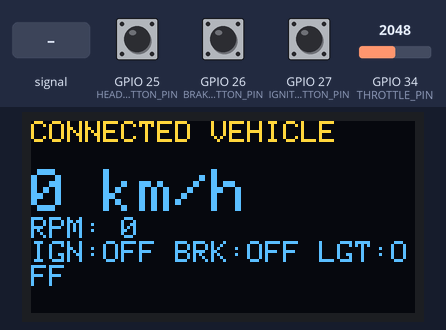
Simulated run of this program. Board: ESP32. On the bench: 128×64 one-colour display. Inputs (shaded band) come from the test bench; at power-on: GPIO 27 (IGNITION_BUTTON_PIN) HIGH, GPIO 25 (HEADLIGHT_BUTTON_PIN) HIGH, GPIO 26 (BRAKE_BUTTON_PIN) HIGH, GPIO 34 (THROTTLE_PIN) = 2048. The OLED is the two-colour kind (top 16 rows yellow); nothing arrives over Bluetooth unless stated; a phone connects over Bluetooth LE 3 s after start; what the program prints to the serial monitor is not drawn.

Above: at 1.2 s.
1.3 s: GPIO 27 (IGNITION_BUTTON_PIN) pulled LOW for 0.15 s
At 1.48 s:
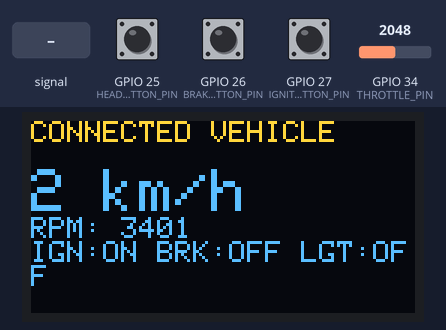
2.0 s: GPIO 25 (HEADLIGHT_BUTTON_PIN) pulled LOW for 0.15 s
At 2.29 s:
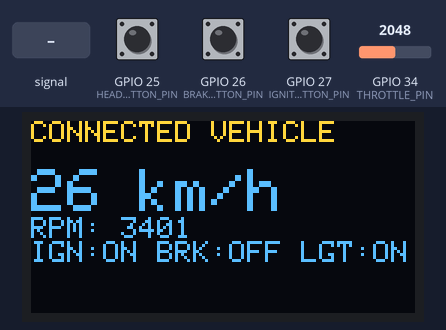
2.7 s: GPIO 26 (BRAKE_BUTTON_PIN) pulled LOW for 1 s
At 3.72 s:
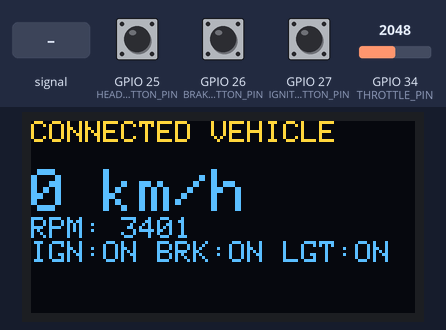
4.3 s: GPIO 34 (THROTTLE_PIN) fed a 200 Hz sine of ±327 counts around its level
At 4.4 s:
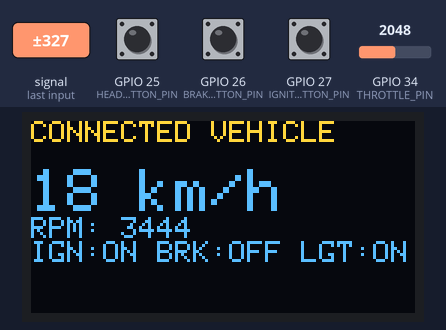
5.8 s: GPIO 34 (THROTTLE_PIN) set to 1960
At 7.1 s:
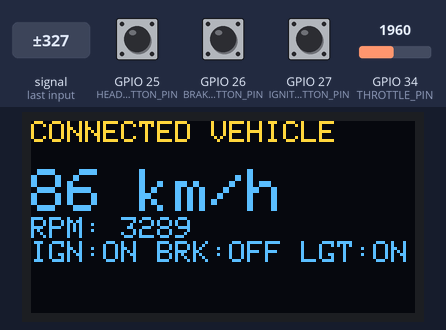
7.3 s: GPIO 25 (HEADLIGHT_BUTTON_PIN) pulled LOW for 1 s
At 8.3 s:
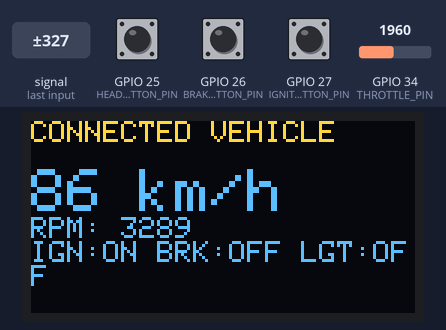
Timing chart, 0 to 10.3 s (numbered marks = the images above; inputs shaded):
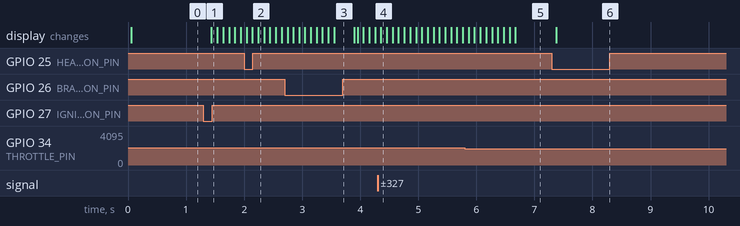

The program:

main.cpp
```cpp
#include <Adafruit_SSD1306.h>
#include <Arduino.h>
#include <Wire.h>

#include "BleProvisioningService.h"
#include "BleVehicleService.h"
#include "DebouncedButton.h"
#include "VehicleState.h"
#include "WifiManager.h"

constexpr uint8_t IGNITION_BUTTON_PIN = 27;
constexpr uint8_t THROTTLE_PIN = 34;
constexpr uint8_t BRAKE_BUTTON_PIN = 26;
constexpr uint8_t HEADLIGHT_BUTTON_PIN = 25;
constexpr unsigned long BUTTON_DEBOUNCE_MS = 50;
constexpr float IDLE_RPM = 800.0F;
constexpr float MAX_RPM = 6000.0F;
constexpr float MAX_SPEED_KPH = 180.0F;
constexpr float ACCELERATION_KPH_PER_SECOND = 30.0F;
constexpr float DECELERATION_KPH_PER_SECOND = 20.0F;
constexpr unsigned long TELEMETRY_INTERVAL_MS = 500;
constexpr unsigned long DISPLAY_INTERVAL_MS = 100;
constexpr float THROTTLE_DEADBAND_PERCENT = 0.5F;
constexpr float THROTTLE_MIN_PERCENT = 1.0F;
constexpr float THROTTLE_MAX_PERCENT = 99.0F;
constexpr float BRAKING_KPH_PER_SECOND = 60.0F;

constexpr int SCREEN_WIDTH = 128;
constexpr int SCREEN_HEIGHT = 64;
constexpr int OLED_RESET_PIN = -1;
constexpr uint8_t OLED_ADDRESS = 0x3C;

DeviceIdentity deviceIdentity;
BleProvisioningService bleProvisioningService;
VehicleState vehicleState;
DebouncedButton ignitionButton(IGNITION_BUTTON_PIN, BUTTON_DEBOUNCE_MS);
DebouncedButton brakeButton(BRAKE_BUTTON_PIN, BUTTON_DEBOUNCE_MS);
DebouncedButton headlightButton(HEADLIGHT_BUTTON_PIN, BUTTON_DEBOUNCE_MS);
Adafruit_SSD1306 display(SCREEN_WIDTH, SCREEN_HEIGHT, &Wire, OLED_RESET_PIN);
BleVehicleService bleVehicleService;
WifiManager wifiManager;

unsigned long lastSimulationUpdateMs = 0;
unsigned long lastTelemetryMs = 0;
unsigned long lastDisplayUpdateMs = 0;
bool lastIgnitionPressed = false;
bool lastHeadlightPressed = false;

void updateThrottleInput() {
    constexpr int SAMPLE_COUNT = 16;

    int throttleRawSum = 0;

    for (int i = 0; i < SAMPLE_COUNT; ++i) {
        throttleRawSum += analogRead(THROTTLE_PIN);
    }

    const int throttleRaw = throttleRawSum / SAMPLE_COUNT;

    float throttlePercent = (static_cast<float>(throttleRaw) / 4095.0F) * 100.0F;

    if (throttlePercent <= THROTTLE_MIN_PERCENT) {
        throttlePercent = 0.0F;
    } else if (throttlePercent >= THROTTLE_MAX_PERCENT) {
        throttlePercent = 100.0F;
    }

    const float throttleDifference = fabsf(throttlePercent - vehicleState.throttlePosition);

    if (throttleDifference > THROTTLE_DEADBAND_PERCENT) {
        vehicleState.throttlePosition = throttlePercent;
    }
}

void updateVehicleSimulation(float deltaTimeSeconds) {
    if (vehicleState.ignitionOn) {
        vehicleState.engineRpm =
            IDLE_RPM + (vehicleState.throttlePosition / 100.0F) * (MAX_RPM - IDLE_RPM);

        const float targetSpeedKph = (vehicleState.throttlePosition / 100.0F) * MAX_SPEED_KPH;
        const float accelerationStep = ACCELERATION_KPH_PER_SECOND * deltaTimeSeconds;
        const float decelerationStep = DECELERATION_KPH_PER_SECOND * deltaTimeSeconds;
        const float brakingStep = BRAKING_KPH_PER_SECOND * deltaTimeSeconds;

        if (vehicleState.brakePressed) {
            vehicleState.speedKph -= brakingStep;

            if (vehicleState.speedKph < 0.0F) {
                vehicleState.speedKph = 0.0F;
            }

            return;
        }

        if (vehicleState.speedKph < targetSpeedKph) {
            vehicleState.speedKph += accelerationStep;

            if (vehicleState.speedKph > targetSpeedKph) {
                vehicleState.speedKph = targetSpeedKph;
            }
        } else if (vehicleState.speedKph > targetSpeedKph) {
            vehicleState.speedKph -= decelerationStep;

            if (vehicleState.speedKph < targetSpeedKph) {
                vehicleState.speedKph = targetSpeedKph;
            }
        }
    } else {
        vehicleState.engineRpm = 0.0F;
        vehicleState.speedKph = 0.0F;
    }
}

void printTelemetry() {
    // Serial.printf("Throttle: %.1f%%, RPM: %.0f, Speed: %.1f km/h, Brake: %s, Headlights: %s\n",
    //               vehicleState.throttlePosition, vehicleState.engineRpm, vehicleState.speedKph,
    //               vehicleState.brakePressed ? "ON" : "OFF",
    //               vehicleState.headlightsOn ? "ON" : "OFF");
}

void scanI2cBus() {
    Serial.println("Scanning I2C bus...");

    for (uint8_t address = 1; address < 127; address++) {
        Wire.beginTransmission(address);
        const uint8_t error = Wire.endTransmission();

        if (error == 0) {
            Serial.printf("I2C device found at address 0x%02X\n", address);
        }
    }
}

void updateDisplay() {
    display.clearDisplay();

    display.setTextColor(SSD1306_WHITE);
    display.setTextSize(1);
    display.setCursor(0, 0);

    display.println("CONNECTED VEHICLE");

    display.println();
    display.setTextSize(2);
    display.printf("%.0f km/h", vehicleState.speedKph);

    display.println();
    display.setTextSize(1);
    display.printf("RPM: %.0f", vehicleState.engineRpm);

    display.println();
    display.printf("IGN:%s BRK:%s LGT:%s", vehicleState.ignitionOn ? "ON" : "OFF",
                   vehicleState.brakePressed ? "ON" : "OFF",
                   vehicleState.headlightsOn ? "ON" : "OFF");

    display.display();
}

class VehicleServerCallbacks : public BLEServerCallbacks {
   public:
    void onConnect(BLEServer* server) override { Serial.println("BLE client connected"); }
    void onDisconnect(BLEServer* server) override {
        Serial.println("BLE client disconnected");

        server->startAdvertising();

        Serial.println("BLE advertising restart requested");
    }
};

void setup() {
    ignitionButton.begin();
    brakeButton.begin();
    headlightButton.begin();

    Serial.begin(115200);
    wifiManager.begin();

    BLEDevice::init("ConnectedVehicle");
    BLEServer* bleServer = BLEDevice::createServer();
    bleServer->setCallbacks(new VehicleServerCallbacks());

    bleVehicleService.begin(bleServer, vehicleState);
    bleProvisioningService.begin(bleServer, deviceIdentity, wifiManager);

    Wire.begin(21, 22);

    if (!display.begin(SSD1306_SWITCHCAPVCC, OLED_ADDRESS)) {
        Serial.println("OLED initialization failed");
    }

    updateDisplay();

    scanI2cBus();

    Serial.println("Connected Vehicle Lab");
    Serial.println("ESP32 booted successfully");

    Serial.printf("Vehicle state: ignition=%s, speed=%.1f km/h, rpm=%.0f, throttle=%.1f%%\n",
                  vehicleState.ignitionOn ? "ON" : "OFF", vehicleState.speedKph,
                  vehicleState.engineRpm, vehicleState.throttlePosition);
}

void loop() {
    wifiManager.update();
    bleProvisioningService.update(wifiManager.provisioningState());

    ignitionButton.update();
    const bool buttonPressed = ignitionButton.isPressed();
    brakeButton.update();
    vehicleState.brakePressed = brakeButton.isPressed();
    headlightButton.update();
    const bool headlightPressed = headlightButton.isPressed();

    const unsigned long now = millis();

    if (buttonPressed && !lastIgnitionPressed) {
        vehicleState.ignitionOn = !vehicleState.ignitionOn;
        Serial.printf("Ignition: %s\n", vehicleState.ignitionOn ? "ON" : "OFF");
    }

    lastIgnitionPressed = buttonPressed;

    if (headlightPressed && !lastHeadlightPressed) {
        vehicleState.headlightsOn = !vehicleState.headlightsOn;
        Serial.printf("Headlights: %s\n", vehicleState.headlightsOn ? "ON" : "OFF");
    }

    lastHeadlightPressed = headlightPressed;

    updateThrottleInput();

    const float deltaTimeSeconds = static_cast<float>(now - lastSimulationUpdateMs) / 1000.0F;
    lastSimulationUpdateMs = now;
    updateVehicleSimulation(deltaTimeSeconds);

    if ((now - lastDisplayUpdateMs) >= DISPLAY_INTERVAL_MS) {
        lastDisplayUpdateMs = now;
        updateDisplay();
    }

    if ((now - lastTelemetryMs) >= TELEMETRY_INTERVAL_MS) {
        lastTelemetryMs = now;

        bleVehicleService.update(vehicleState);
        printTelemetry();
    }
}
```

BleProvisioningService.h
```cpp
#pragma once

#include <BLEDevice.h>

#include "DeviceIdentity.h"
#include "WifiManager.h"

class BleProvisioningService {
   public:
    void begin(BLEServer* server, const DeviceIdentity& identity, WifiManager& wifiManager);
    void update(WifiProvisioningState state);

   private:
    BLECharacteristic* deviceIdentityCharacteristic_ = nullptr;
    BLECharacteristic* wifiConfigCharacteristic_ = nullptr;
    BLECharacteristic* wifiStatusCharacteristic_ = nullptr;
    WifiProvisioningState lastWifiState_ = WifiProvisioningState::Idle;
};
```

BleVehicleService.h
```cpp
#pragma once

#include <BLEDevice.h>

#include "VehicleState.h"

class BleVehicleService {
   public:
    void begin(BLEServer* server, const VehicleState& vehicleState);
    void update(const VehicleState& vehicleState);

   private:
    void serializeVehicleState(const VehicleState& vehicleState, char* payload, size_t payloadSize);
    BLECharacteristic* vehicleStateCharacteristic_ = nullptr;
    char lastPayload_[128] = {};
};
```

DebouncedButton.h
```cpp
#pragma once

#include <Arduino.h>

class DebouncedButton {
   public:
    DebouncedButton(uint8_t pin, unsigned long debounceMs);

    void begin();
    void update();
    bool isPressed() const;

   private:
    uint8_t pin_;
    unsigned long debounceMs_;

    bool lastRawPressed_ = false;
    bool stablePressed_ = false;
    unsigned long lastChangeMs_ = 0;
};
```

DeviceIdentity.h
```cpp
#pragma once

struct DeviceIdentity {
    const char* deviceId = "VEH-001";
    const char* hardwareVersion = "ESP32-DEVKIT-V1";
    const char* firmwareVersion = "0.1.0";
};
```

VehicleState.h
```cpp
#pragma once

struct VehicleState {
    bool ignitionOn = false;
    bool brakePressed = false;
    bool headlightsOn = false;

    float speedKph = 0.0F;
    float engineRpm = 0.0F;
    float throttlePosition = 0.0F;
};
```

WifiManager.h
```cpp
#pragma once

#include <Arduino.h>
#include <freertos/FreeRTOS.h>
#include <freertos/queue.h>

enum class WifiProvisioningState { Idle, Connecting, Connected, TimedOut };

class WifiManager {
   public:
    void begin();
    void connect(const char* ssid, const char* password);
    void update();
    WifiProvisioningState provisioningState() const;

   private:
    struct ConnectionRequest {
        char ssid[33];
        char password[65];
    };

    QueueHandle_t connectionQueue_ = nullptr;
    WifiProvisioningState provisioningState_ = WifiProvisioningState::Idle;
    unsigned long connectionStartedMs_ = 0;
};
```

BleProvisioningService.cpp
```cpp
#include "BleProvisioningService.h"

#include <Arduino.h>
#include <BLE2902.h>

constexpr char PROVISIONING_SERVICE_UUID[] = "7b9f0010-6c5a-4e8f-9d3a-2f1b7c8e0001";
constexpr char DEVICE_IDENTITY_CHARACTERISTIC_UUID[] = "7b9f0011-6c5a-4e8f-9d3a-2f1b7c8e0001";
constexpr char WIFI_CONFIG_CHARACTERISTIC_UUID[] = "7b9f0012-6c5a-4e8f-9d3a-2f1b7c8e0001";
constexpr char WIFI_STATUS_CHARACTERISTIC_UUID[] = "7b9f0013-6c5a-4e8f-9d3a-2f1b7c8e0001";

class WifiConfigCallbacks : public BLECharacteristicCallbacks {
   public:
    explicit WifiConfigCallbacks(WifiManager& wifiManager) : wifiManager_(wifiManager) {}

    void onWrite(BLECharacteristic* characteristic) override {
        const std::string value = characteristic->getValue();

        if (value.empty() || value.find('\0') != std::string::npos) {
            Serial.println("Invalid Wi-Fi configuration payload.");
            return;
        }

        const std::string ssidPrefix = "ssid=";
        const std::string passwordSeparator = ",password=";

        const size_t passwordPosition = value.find(passwordSeparator);

        if (passwordPosition == std::string::npos || value.rfind(ssidPrefix, 0) != 0) {
            Serial.println("Invalid Wi-Fi configuration payload");
            return;
        }

        const std::string ssid =
            value.substr(ssidPrefix.length(), passwordPosition - ssidPrefix.length());

        const std::string password = value.substr(passwordPosition + passwordSeparator.length());

        if (ssid.empty() || ssid.size() > 32 || password.size() > 64) {
            Serial.println("Invalid Wi-Fi credential length");
            return;
        }

        Serial.printf("Received Wi-Fi credentials for SSID: %s\n", ssid.c_str());

        wifiManager_.connect(ssid.c_str(), password.c_str());
    }

   private:
    WifiManager& wifiManager_;
};

void BleProvisioningService::begin(BLEServer* server, const DeviceIdentity& identity,
                                   WifiManager& wifiManager) {
    BLEService* provisioningService = server->createService(PROVISIONING_SERVICE_UUID);

    deviceIdentityCharacteristic_ = provisioningService->createCharacteristic(
        DEVICE_IDENTITY_CHARACTERISTIC_UUID, BLECharacteristic::PROPERTY_READ);

    wifiConfigCharacteristic_ = provisioningService->createCharacteristic(
        WIFI_CONFIG_CHARACTERISTIC_UUID, BLECharacteristic::PROPERTY_WRITE);

    wifiConfigCharacteristic_->setCallbacks(new WifiConfigCallbacks(wifiManager));

    char payload[128];

    snprintf(payload, sizeof(payload), "id=%s,hw=%s,fw=%s", identity.deviceId,
             identity.hardwareVersion, identity.firmwareVersion);

    deviceIdentityCharacteristic_->setValue(payload);

    wifiStatusCharacteristic_ = provisioningService->createCharacteristic(
        WIFI_STATUS_CHARACTERISTIC_UUID,
        BLECharacteristic::PROPERTY_READ | BLECharacteristic::PROPERTY_NOTIFY);

    wifiStatusCharacteristic_->addDescriptor(new BLE2902());
    wifiStatusCharacteristic_->setValue("idle");

    provisioningService->start();
}

void BleProvisioningService::update(WifiProvisioningState state) {
    if (wifiStatusCharacteristic_ == nullptr || state == lastWifiState_) {
        return;
    }

    const char* payload = nullptr;

    switch (state) {
        case WifiProvisioningState::Idle:
            payload = "idle";
            break;
        case WifiProvisioningState::Connecting:
            payload = "connecting";
            break;
        case WifiProvisioningState::Connected:
            payload = "connected";
            break;
        case WifiProvisioningState::TimedOut:
            payload = "timed_out";
            break;
    }

    if (payload == nullptr) {
        return;
    }

    wifiStatusCharacteristic_->setValue(payload);
    wifiStatusCharacteristic_->notify();

    lastWifiState_ = state;

    Serial.printf("Wi-Fi provisioning status: %s\n", payload);
}
```

BleVehicleService.cpp
```cpp
#include "BleVehicleService.h"

#include <BLE2902.h>
#include <BLEDevice.h>

#include <cstdio>
#include <cstring>

constexpr char DEVICE_NAME[] = "ConnectedVehicle";
constexpr char VEHICLE_SERVICE_UUID[] = "7b9f0001-6c5a-4e8f-9d3a-2f1b7c8e0001";
constexpr char VEHICLE_STATE_CHARACTERISTIC_UUID[] = "7b9f0002-6c5a-4e8f-9d3a-2f1b7c8e0001";

void BleVehicleService::begin(BLEServer* server, const VehicleState& vehicleState) {
    BLEService* vehicleService = server->createService(VEHICLE_SERVICE_UUID);

    vehicleStateCharacteristic_ = vehicleService->createCharacteristic(
        VEHICLE_STATE_CHARACTERISTIC_UUID,
        BLECharacteristic::PROPERTY_READ | BLECharacteristic::PROPERTY_NOTIFY);

    vehicleStateCharacteristic_->addDescriptor(new BLE2902());

    char payload[128];
    serializeVehicleState(vehicleState, payload, sizeof(payload));

    vehicleStateCharacteristic_->setValue(payload);
    strncpy(lastPayload_, payload, sizeof(lastPayload_) - 1);
    lastPayload_[sizeof(lastPayload_) - 1] = '\0';

    vehicleService->start();

    BLEAdvertising* advertising = BLEDevice::getAdvertising();
    advertising->addServiceUUID(VEHICLE_SERVICE_UUID);
    advertising->start();
}

void BleVehicleService::update(const VehicleState& vehicleState) {
    char payload[128];
    serializeVehicleState(vehicleState, payload, sizeof(payload));

    if (strcmp(payload, lastPayload_) == 0) {
        return;
    }

    vehicleStateCharacteristic_->setValue(payload);
    vehicleStateCharacteristic_->notify();

    strncpy(lastPayload_, payload, sizeof(lastPayload_) - 1);
    lastPayload_[sizeof(lastPayload_) - 1] = '\0';
}

void BleVehicleService::serializeVehicleState(const VehicleState& vehicleState, char* payload,
                                              size_t payloadSize) {
    snprintf(payload, payloadSize, "ign=%d,speed=%.1f,rpm=%.0f,thr=%.1f,brk=%d,lgt=%d",
             vehicleState.ignitionOn, vehicleState.speedKph, vehicleState.engineRpm,
             vehicleState.throttlePosition, vehicleState.brakePressed, vehicleState.headlightsOn);
}
```

DebouncedButton.cpp
```cpp
#include "DebouncedButton.h"

DebouncedButton::DebouncedButton(uint8_t pin, unsigned long debounceMs)
    : pin_(pin), debounceMs_(debounceMs) {}

void DebouncedButton::begin() { pinMode(pin_, INPUT_PULLUP); }

void DebouncedButton::update() {
    const bool rawPressed = digitalRead(pin_) == LOW;
    const unsigned long now = millis();

    if (rawPressed != lastRawPressed_) {
        lastChangeMs_ = now;
        lastRawPressed_ = rawPressed;
    }

    if ((now - lastChangeMs_) >= debounceMs_) {
        stablePressed_ = rawPressed;
    }
}

bool DebouncedButton::isPressed() const { return stablePressed_; }
```

Source omitted: WifiManager.cpp (2643 bytes)

Measured:
- after the input at 1.3 s, the display: changes after 0.14 s (image 1)
- after the input at 2.7 s, the display: first differs from a run without the input after 0.15 s (image 3 shows a later state)
- after the input at 7.3 s, the display: changes after 0.08 s (image 6)
